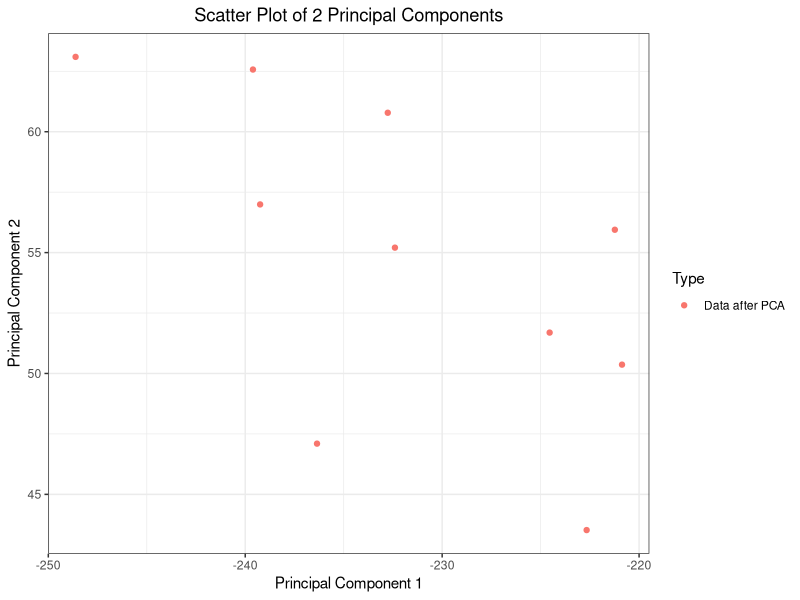

Recreate this plot in R.
# Reduce the three dimensional dataset to two dimensions using PCA with two principal components.
# Project the data onto PC1 and PC2, then visualize the transformed data in a 2D scatter plot.

library(ggplot2)

# Standardizing the data
standardize <- function(X) {
  scale(X, center = TRUE, scale = TRUE)
}

# Computing the covariance matrix
compute_covariance_matrix <- function(X) {
  cov(X)
}

# Principal Component Analysis with specified number of components
PCA <- function(X, num_components) {
  X <- standardize(X)
  covariance_matrix <- compute_covariance_matrix(X)
  eig <- eigen(covariance_matrix)
  idx <- order(eig$values, decreasing = TRUE)
  eigenvalues <- eig$values[idx][1:num_components]
  eigenvectors <- eig$vectors[, idx][, 1:num_components, drop = FALSE]
  list(eigenvalues = eigenvalues, eigenvectors = eigenvectors)
}

# Data preparation with syntactic column names
data <- data.frame(
  weight_lbs = c(150, 160, 155, 165, 170, 160, 158, 175, 180, 170),
  height_inches = c(68, 72, 66, 69, 71, 65, 67, 70, 73, 68),
  height_cm = c(172.72, 182.88, 167.64, 175.26, 180.34, 165.1, 170.18, 177.8, 185.42, 172.72)
)

# Performing PCA on 'weight_lbs', 'height_inches', and 'height_cm' features specifying two components
X <- as.matrix(data[, c("weight_lbs", "height_inches", "height_cm")])

# TODO: Change the number of components for PCA to 2
pca_result <- PCA(X, 2)
eigenvectors <- pca_result$eigenvectors

# Projecting onto the first two principal components
X_pca <- X %*% eigenvectors

# Combine original and PCA-transformed data for plotting
combined_df <- rbind(
  data.frame(
    PC1 = X_pca[, 1],
    PC2 = X_pca[, 2],
    Type = "Data after PCA"
  )
)

# Plotting the PCA-transformed data
# TODO: Update the plot to show two Principal Components.
plot <- ggplot(combined_df, aes(x = PC1, y = PC2, color = Type)) +
  geom_point() +
  labs(
    x = "Principal Component 1",
    y = "Principal Component 2",
    title = "Scatter Plot of 2 Principal Components"
  ) +
  theme_bw() +
  theme(plot.title = element_text(hjust = 0.5))

# Assign the plot to a variable
plot
